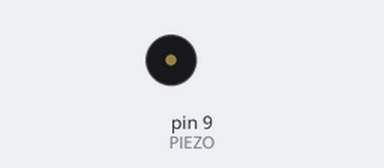
A sketch run on a simulated Arduino Uno, built with avr-gcc and run on an emulated ATmega328P. On the bench: buzzer (waves = sounding).

Above: at 1.0 s.
Timing chart, 0 to 4.6 s (numbered marks = the images above):
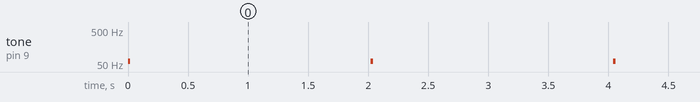

The sketch:

Trying_Arduino_6_Sound.ino
```cpp
#define PIEZO 9

void setup()
{
  pinMode(PIEZO, OUTPUT);
}

void loop()
{

  // digitalWrite(PIEZO, HIGH); //5V sent to the PIEZO
  // delay(4);
  // digitalWrite(PIEZO, LOW); //0V
  // delay(4);

  //plays 1 sec
  tone(PIEZO, 40, 50);

    //plays 1 sec
  tone(PIEZO, 40, 50);
  tone(PIEZO, 60, 20);
  delay(20);
  noTone(PIEZO);

  delay(2000);
}
```

Measured:
- by itself, tone on pin 9 (PIEZO): alternates 60 Hz for 0.02 s and silent for 2.0 s
